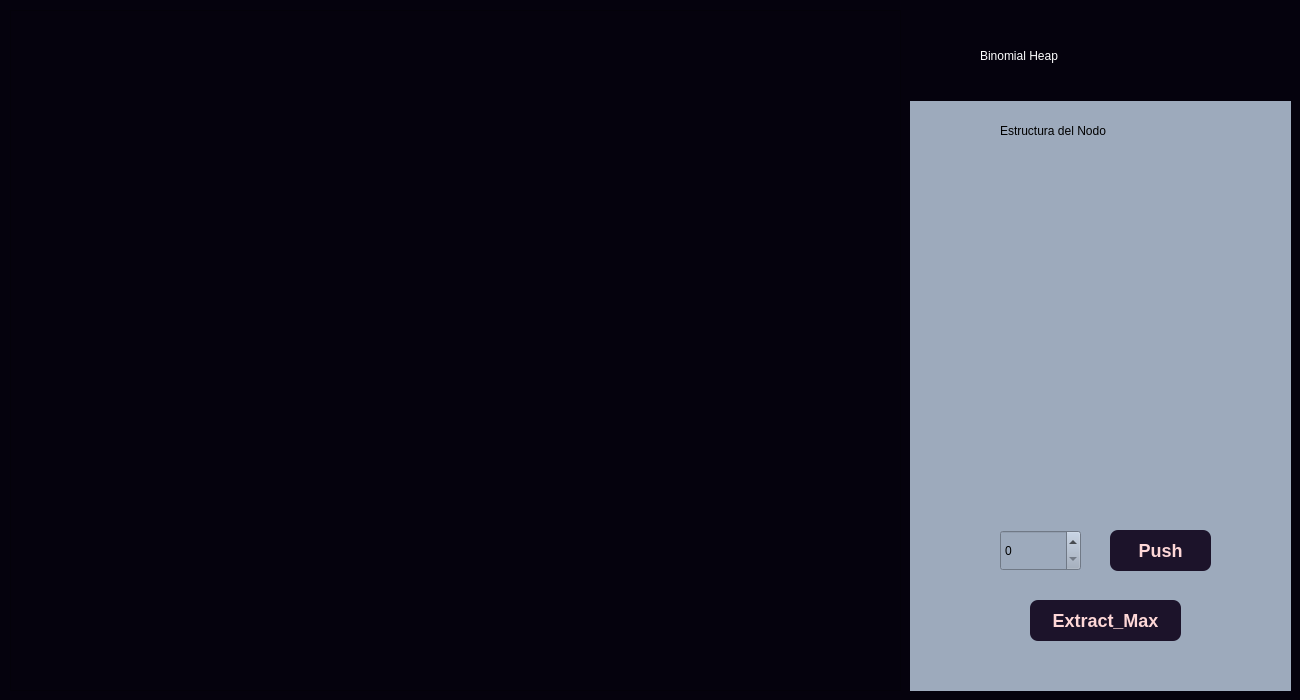
<?xml version="1.0" encoding="UTF-8"?>
<ui version="4.0">
 <class>binomialheapform</class>
 <widget class="QDialog" name="binomialheapform">
  <property name="geometry">
   <rect>
    <x>0</x>
    <y>0</y>
    <width>1300</width>
    <height>700</height>
   </rect>
  </property>
  <property name="windowTitle">
   <string>Dialog</string>
  </property>
  <property name="styleSheet">
   <string notr="true">background: rgb(5,2,13);</string>
  </property>
  <widget class="QScrollArea" name="scrollArea">
   <property name="geometry">
    <rect>
     <x>10</x>
     <y>10</y>
     <width>891</width>
     <height>681</height>
    </rect>
   </property>
   <property name="widgetResizable">
    <bool>true</bool>
   </property>
   <widget class="QWidget" name="scrollAreaWidgetContents_2">
    <property name="geometry">
     <rect>
      <x>0</x>
      <y>0</y>
      <width>889</width>
      <height>679</height>
     </rect>
    </property>
    <layout class="QGridLayout" name="gridLayout_2">
     <item row="0" column="0">
      <widget class="QLabel" name="labelGrafico_2">
       <property name="text">
        <string/>
       </property>
      </widget>
     </item>
    </layout>
   </widget>
  </widget>
  <widget class="QWidget" name="widget" native="true">
   <property name="geometry">
    <rect>
     <x>910</x>
     <y>10</y>
     <width>381</width>
     <height>681</height>
    </rect>
   </property>
   <property name="styleSheet">
    <string notr="true">background: #9DAABC;</string>
   </property>
   <widget class="QPushButton" name="btnPush_2">
    <property name="geometry">
     <rect>
      <x>200</x>
      <y>520</y>
      <width>101</width>
      <height>41</height>
     </rect>
    </property>
    <property name="styleSheet">
     <string notr="true">QPushButton {
	background-color: rgb(28,19,42);
    border-style: outset;
    border-width: 0px;
    border-radius: 8px;
    border-color: beige;
    font: bold 18px;
	color: rgb(254,215,215);
    padding: 6px;
}</string>
    </property>
    <property name="text">
     <string>Push</string>
    </property>
   </widget>
   <widget class="QPushButton" name="btnDeleteMax">
    <property name="geometry">
     <rect>
      <x>120</x>
      <y>590</y>
      <width>151</width>
      <height>41</height>
     </rect>
    </property>
    <property name="styleSheet">
     <string notr="true">QPushButton {
	background-color: rgb(28,19,42);
    border-style: outset;
    border-width: 0px;
    border-radius: 8px;
    border-color: beige;
    font: bold 18px;
	color: rgb(254,215,215);
    padding: 6px;
}</string>
    </property>
    <property name="text">
     <string>Extract_Max</string>
    </property>
   </widget>
   <widget class="QSpinBox" name="spinBox_2">
    <property name="geometry">
     <rect>
      <x>90</x>
      <y>520</y>
      <width>81</width>
      <height>41</height>
     </rect>
    </property>
   </widget>
   <widget class="QWidget" name="widget_2" native="true">
    <property name="geometry">
     <rect>
      <x>-10</x>
      <y>0</y>
      <width>391</width>
      <height>91</height>
     </rect>
    </property>
    <property name="styleSheet">
     <string notr="true">background: rgb(5,2,13);</string>
    </property>
    <widget class="QLabel" name="label_3">
     <property name="geometry">
      <rect>
       <x>80</x>
       <y>20</y>
       <width>251</width>
       <height>51</height>
      </rect>
     </property>
     <property name="styleSheet">
      <string notr="true">background: transparent;
font: 25pt &quot;Cooper Black&quot;;
color: white;</string>
     </property>
     <property name="text">
      <string>Binomial Heap</string>
     </property>
     <property name="textFormat">
      <enum>Qt::AutoText</enum>
     </property>
    </widget>
   </widget>
   <widget class="QLabel" name="labelCodeImg">
    <property name="geometry">
     <rect>
      <x>10</x>
      <y>150</y>
      <width>371</width>
      <height>331</height>
     </rect>
    </property>
    <property name="text">
     <string/>
    </property>
   </widget>
   <widget class="QLabel" name="label_4">
    <property name="geometry">
     <rect>
      <x>90</x>
      <y>100</y>
      <width>201</width>
      <height>41</height>
     </rect>
    </property>
    <property name="styleSheet">
     <string notr="true">background: transparent;
font: 14pt &quot;Cooper Black&quot;;
color: black;</string>
    </property>
    <property name="text">
     <string>Estructura del Nodo</string>
    </property>
    <property name="textFormat">
     <enum>Qt::AutoText</enum>
    </property>
   </widget>
  </widget>
 </widget>
 <resources/>
 <connections/>
</ui>
